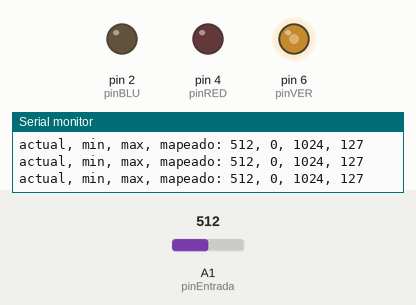
Simulated run of this sketch. Board: Arduino Uno, built with avr-gcc and run on an emulated ATmega328P. Parts: output pins drawn as LEDs (lit = HIGH), the last lines printed to the serial monitor. Dashed ring = blinking. The inputs (shaded band) are chosen by the test bench; at power-on: A1 (pinEntrada) = 512.

Above: at 1.2 s.
1.3 s: A1 (pinEntrada) set to 1003
At 2.5 s:
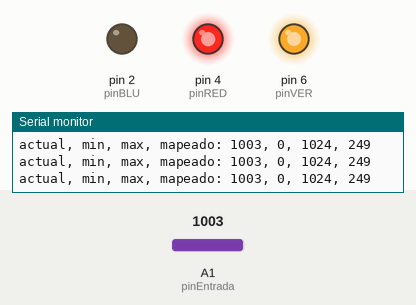
2.8 s: A1 (pinEntrada) set to 1021
At 3.03 s:
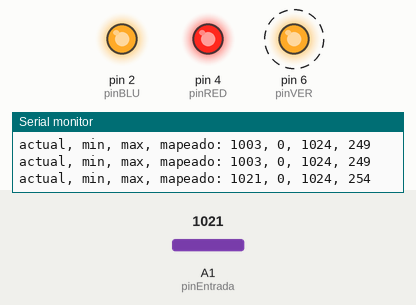
5.8 s: A1 (pinEntrada) set to 716
At 7.1 s:
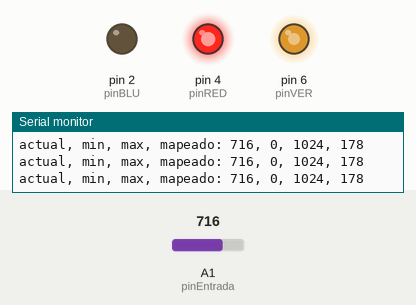
7.4 s: A1 (pinEntrada) set to 412
At 7.9 s:
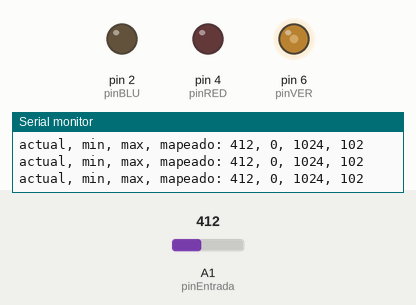
10.4 s: A1 (pinEntrada) set to 389
At 11.9 s:
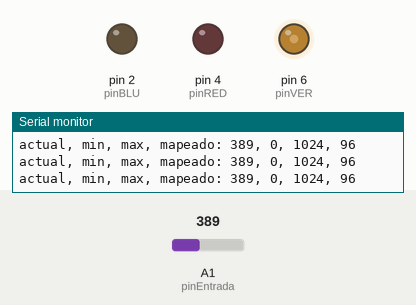
13.4 s: A1 (pinEntrada) set to 108
At 14.0 s:
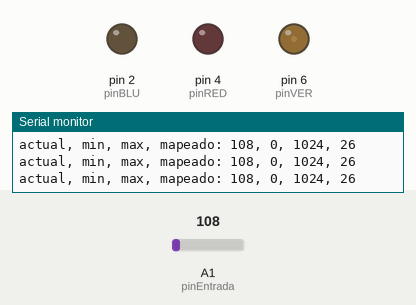
14.9 s: A1 (pinEntrada) set to 92
Timing chart, 0 to 17.9 s (numbered marks = the images above; inputs shaded):
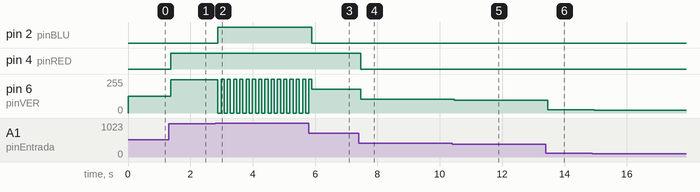

The sketch:

sketch_may09B.ino
```cpp
// Codigo basado en ej_03_perilla_mapeo x montoyamoraga (v0.0.1 abril 2022)
// Hecho con Arduino Uno y IDE 1.8.19

// Recursos adicionales: ej_02_pulsador_luz_intermitente_delay x montoyamoraga

// Arduino Uno x Potenciometro
// 5V conectado a pin1 potenciometro (fila 1)
// A0 conectado a pin2 potenciometro (fila 3)
// GND conectado a pin3 potenciometro (fila 5)

// LED VERDE conectado a digital 6
// LED ROJO conectado a digital 4
// LED AZUL conectado a digital 2


int pinEntrada = A1;

int pinVER = 6;
int pinRED = 4;
int pinBLU = 2;

int valorSensor = 0;

int valorMin = 0;
int valorMax = 1024;

int rangoMin = 0;
int rangoMax = 255;

int valorMapeado = 0;

void setup() {
  pinMode(pinVER, OUTPUT);
  pinMode(pinRED, OUTPUT);
  pinMode(pinBLU, OUTPUT);
  Serial.begin(9600);
}

void loop() {

  // actualizar valor sensor
  valorSensor = analogRead(pinEntrada);

  // actualizar valor minimo
  if (valorSensor < valorMin) {
    valorMin = valorSensor;
  }

  if (valorSensor > valorMax) {
    valorMax = valorSensor;
  }

  // mapear valor
  valorMapeado = map(valorSensor, valorMin, valorMax, rangoMin, rangoMax);

  // imprimir valores min y max
  Serial.print("actual, min, max, mapeado: ");
  Serial.print(valorSensor);
  Serial.print(", ");
  Serial.print(valorMin);
  Serial.print(", ");
  Serial.print(valorMax);
  Serial.print(", ");
  Serial.print(valorMapeado);
  Serial.println("");

  // prender LED VERDE segun brillo
  analogWrite(pinVER, valorMapeado);

  // prender LED ROJO cuando potenciometro llega a la mitad
  if (valorSensor > 512) {
    analogWrite(pinRED, valorMapeado);
  }

  // LED ROJO apagado con potenciometro a menos de la mitad
  if (valorSensor < 512) {
    digitalWrite(pinRED, LOW);
  }

  // LED VERDE intermitente y prender LED AZUL cuando potenciometro llega al maximo
  if (valorSensor > 1020) {
    analogWrite(pinBLU, valorMapeado);
    digitalWrite(pinVER, LOW);
    delay(100);
    digitalWrite(pinVER, HIGH);
    delay(100);
  }

  // LED AZUL apagado con potenciometro a menos de la mitad
  if (valorSensor < 1020) {
    digitalWrite(pinBLU, LOW);
  }
}
```

Measured:
- the behaviour switches between 1020 and 1021 on A1 (pinEntrada) (found by bisection; images 1 and 2)
- after the input at 1.3 s, pin 4 (pinRED): LOW → HIGH after 0.07 s; pin 6 (pinVER): 127/255 → 249/255 after 0.07 s
- after the input at 2.8 s, pin 2 (pinBLU): LOW → HIGH after 0.08 s; pin 6 (pinVER): alternates 255/255 for 0.10 s and 0/255 for 0.10 s, starting after 0.08 s
- after the input at 5.8 s, pin 2 (pinBLU): HIGH → LOW after 0.10 s
- after the input at 7.4 s, pin 4 (pinRED): HIGH → LOW after 0.06 s; pin 6 (pinVER): 178/255 → 102/255 after 0.06 s
- after the input at 10.4 s, pin 6 (pinVER): 102/255 → 96/255 after 0.07 s
- after the input at 13.4 s, pin 6 (pinVER): 96/255 → 26/255 after 0.07 s
- after the input at 14.9 s, pin 6 (pinVER): 26/255 → 22/255 after 0.06 s
